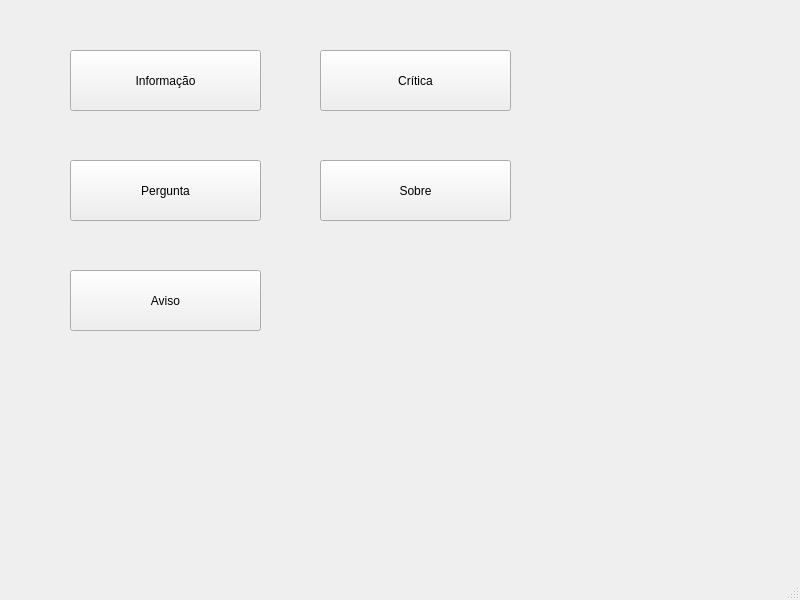
<?xml version="1.0" encoding="UTF-8"?>
<ui version="4.0">
 <class>MainWindow</class>
 <widget class="QMainWindow" name="MainWindow">
  <property name="geometry">
   <rect>
    <x>0</x>
    <y>0</y>
    <width>800</width>
    <height>600</height>
   </rect>
  </property>
  <property name="windowTitle">
   <string>MainWindow</string>
  </property>
  <widget class="QWidget" name="centralwidget">
   <widget class="QPushButton" name="btnInformacao">
    <property name="geometry">
     <rect>
      <x>70</x>
      <y>50</y>
      <width>191</width>
      <height>61</height>
     </rect>
    </property>
    <property name="text">
     <string>Informação</string>
    </property>
   </widget>
   <widget class="QPushButton" name="btnCritical">
    <property name="geometry">
     <rect>
      <x>320</x>
      <y>50</y>
      <width>191</width>
      <height>61</height>
     </rect>
    </property>
    <property name="text">
     <string>Crítica</string>
    </property>
   </widget>
   <widget class="QPushButton" name="btnPergunta">
    <property name="geometry">
     <rect>
      <x>70</x>
      <y>160</y>
      <width>191</width>
      <height>61</height>
     </rect>
    </property>
    <property name="text">
     <string>Pergunta</string>
    </property>
   </widget>
   <widget class="QPushButton" name="btnSobre">
    <property name="geometry">
     <rect>
      <x>320</x>
      <y>160</y>
      <width>191</width>
      <height>61</height>
     </rect>
    </property>
    <property name="text">
     <string>Sobre</string>
    </property>
   </widget>
   <widget class="QPushButton" name="btnAviso">
    <property name="geometry">
     <rect>
      <x>70</x>
      <y>270</y>
      <width>191</width>
      <height>61</height>
     </rect>
    </property>
    <property name="text">
     <string>Aviso</string>
    </property>
   </widget>
  </widget>
  <widget class="QMenuBar" name="menubar">
   <property name="geometry">
    <rect>
     <x>0</x>
     <y>0</y>
     <width>800</width>
     <height>26</height>
    </rect>
   </property>
  </widget>
  <widget class="QStatusBar" name="statusbar"/>
 </widget>
 <resources/>
 <connections/>
</ui>
